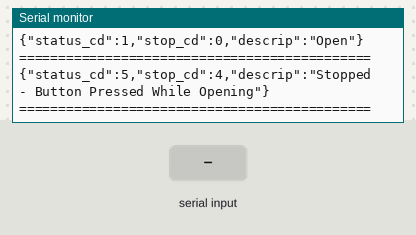
Bench run of a sketch on a simulated Arduino Uno, built with avr-gcc and run on an emulated ATmega328P. On the bench: the last lines printed to the serial monitor. Inputs (shaded band) come from the test bench.

Above: at 16.8 s.
16.9 s: "status\n" received over the second serial link
At 23.0 s:
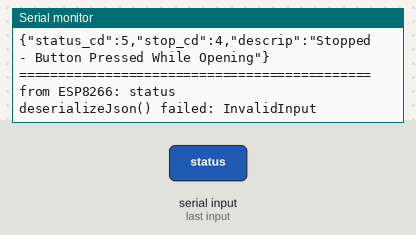
24.9 s: "1\n" received over the second serial link
At 29.6 s:
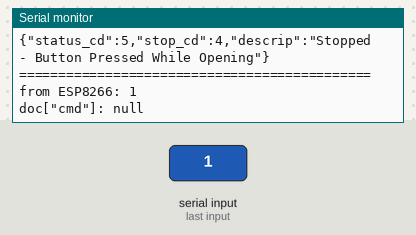

The sketch:

door_status_mqtt_test_driver.ino
```cpp
#include <SoftwareSerial.h>
#include <ArduinoJson.h>
const int JSON_STATUS_SIZE = 150;
//
// JSON status doc example:
//  {"status_cd":5, "stop_cd":4, "descrip":"Stopped - Button pressed while opening"}
//
// JSON command doc examples:
//  {"cmd":"status"}  // publish the current status
//  {"cmd":"open"}    // open the door
//  {"cmd":"close"}   // close the door
//  {"cmd":"button"}  // same as pressing the physical button

SoftwareSerial mySerial(10, 11); // RX, TX

// Allocate the JSON document
StaticJsonDocument<JSON_STATUS_SIZE> json_status_doc;

// ***************** MODIFY GAR DOOR CODE - add the enum code - as below
//NOTE: Do not change the value of the emun code (example: DOOR_OPEN=1), the emun code is used by outside systems as a code to trigger actions
enum doorStatus {DOOR_NA=0, DOOR_OPEN=1, DOOR_OPENING=2, DOOR_CLOSED=3, DOOR_CLOSING=4, DOOR_STOPPED=5};
enum doorStopCause {DOOR_STOPPED_NA=0, DOOR_STOPPED_LIMIT_SW=1, DOOR_STOPPED_TIMEOUT=2, DOOR_STOPPED_OBSTRUCTION=3, DOOR_STOPPED_BUTTON_WHILE_OPENING=4,
  DOOR_STOPPED_BUTTON_WHILE_CLOSING=5, DOOR_STOPPED_INIT=6, DOOR_STOPPED_ACTUATOR_ZERO_CURRENT=7, DOOR_STOPPED_ACTUATOR_EXCESS_CURRENT=8,
  DOOR_STOPPED_REVERSED_ACTUATOR_EXCESS_CURRENT=8};
// ***************** END MODIFY GAR DOOR CODE


// ***************** ADD THIS TO GAR DOOR CODE
//
// getStatusDescrip()
//
String getStatusDescrip(doorStatus currStatus) {
  String descrip;
  switch (currStatus) {
    case DOOR_OPEN:
      descrip = "Open";
      break;
    case DOOR_OPENING:
      descrip = "Opening";
      break;
    case DOOR_CLOSED:
      descrip = "Closed";
      break;
    case DOOR_CLOSING:
      descrip = "Closing";
      break;
    case DOOR_STOPPED:
      descrip = "Stopped";
      break;
    default:
      descrip = "UNKNOWN";
      break;
  }
  return descrip;
}

//
// getStopCauseDescrip()
//
String getStopCauseDescrip(doorStopCause stopCause) {
  String descrip;
  switch (stopCause) {
    case DOOR_STOPPED_LIMIT_SW:
      descrip = "Limit Switch";
      break;
    case DOOR_STOPPED_TIMEOUT:
      descrip = "Timout";
      break;
    case DOOR_STOPPED_OBSTRUCTION:
      descrip = "Obstruction";
      break;
    case DOOR_STOPPED_BUTTON_WHILE_OPENING:
      descrip = "Button Pressed While Opening";
      break;
    case DOOR_STOPPED_BUTTON_WHILE_CLOSING:
      descrip = "Button Pressed While Closing";
      break;
    case DOOR_STOPPED_INIT:
      descrip = "Init";
      break;
    case DOOR_STOPPED_ACTUATOR_ZERO_CURRENT:
      descrip = "Zero Current";
      break;
    case DOOR_STOPPED_ACTUATOR_EXCESS_CURRENT:
      descrip = "Jammed (Excess Current)";
      break;
    case DOOR_STOPPED_NA:
      descrip = "NA";
      break;
    default:
      descrip = "UNKNOWN";
      break;
  }
  return descrip;
}

//
// publishStatus()
//
// Output a JSON document to a serial port - to be read and published via ESP8266 module over WiFi MQTT
//
//  JSON format:
// {"status": <status code>, "stop_cause": <stop cause code>, "Descrip": <description>}
//
// status code and stop cause code are defined in the enumerated types of doorStatus and doorStopCause
//
void publishStatus(doorStatus currStatus, doorStopCause stopCause) {
  //doorStatus currStatus = getCurrStatus();
  //doorStopCause stopCause = getCurrStopCause();

  String descrip = getStatusDescrip(currStatus);
  if (currStatus == DOOR_STOPPED) {
    descrip += " - " + getStopCauseDescrip(stopCause);;
  }

  json_status_doc["status_cd"] = currStatus;
  json_status_doc["stop_cd"] = stopCause;
  json_status_doc["descrip"] = descrip;

  Serial.println();
  serializeJson(json_status_doc, Serial);
  Serial.println();
  serializeJson(json_status_doc, mySerial);
  Serial.println("=============================================");

  return;
}
// ***************** END ADD THIS TO GAR DOOR CODE

void setup() {
  Serial.begin(115200);
  while (!Serial) {
    ; // wait for serial port to connect. Needed for native USB port only
  }

  // ***************** MODIFY GAR DOOR CODE - open the second serial port - connected to the ESP8266
  mySerial.begin(115200);
}

String payload;
void loop() {
  // ***************** MODIFY GAR DOOR CODE -
  // call publishStatus every time the status changes
  // also call publishStatus if JSON of "cmd":"status" is received
  //
  publishStatus(DOOR_OPEN, DOOR_STOPPED_NA);
  delay(2000);
  publishStatus(DOOR_STOPPED, DOOR_STOPPED_BUTTON_WHILE_OPENING);
  delay(2000);

  // listen for input from ESP8266 over serial line...
  if (mySerial.available() > 0) {
    mySerial.setTimeout(100);
    payload = mySerial.readStringUntil('\0');
    if (payload.length() > 1) {
      Serial.print("from ESP8266: ");
      Serial.println(payload);

      // parse and process JSON
      StaticJsonDocument<JSON_STATUS_SIZE> doc;
      DeserializationError error = deserializeJson(doc, payload);
      if (error) {
        // Error loading JSON data
        Serial.print(F("deserializeJson() failed: "));
        Serial.println(error.f_str());
      }
      else {
        String command = doc["cmd"];
        Serial.print("doc[\"cmd\"]: ");
        Serial.println(command);
        if (command == "status") {
          publishStatus(DOOR_STOPPED, DOOR_STOPPED_BUTTON_WHILE_OPENING);
        }
      }
    }
  }
  delay(2000);
}
```

Measured:
- after the input at 16.9 s, the serial monitor: prints a new line after 5.3 s (image 1)
- after the input at 24.9 s, the serial monitor: prints a new line after 3.4 s (image 2)
